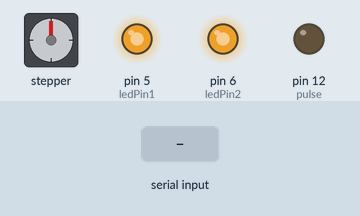
Recording of a sketch running on a simulated Arduino Uno, built with avr-gcc and run on an emulated ATmega328P. Parts: stepper motor, output pins drawn as LEDs (lit = HIGH). Wiring (inferred from the names in the program): stepper motor (200 steps per turn assumed): coils pin 3, pin 4, pin 7, pin 8. The inputs (shaded band) are chosen by the test bench. Pins used as bus, display or sensor lines are not drawn; what the sketch prints to the serial monitor is not drawn.

Above: at 1.2 s.
1.3 s: "90,45\n" received over Serial
At 3.3 s:
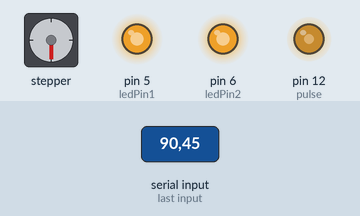
At 4.1 s:
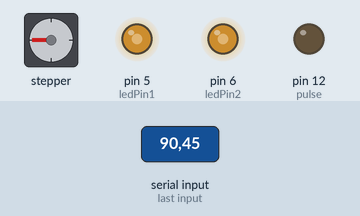
4.3 s: "30,150\n" received over Serial
At 5.5 s:
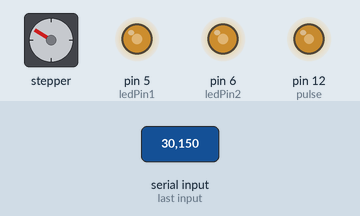
At 7.1 s:
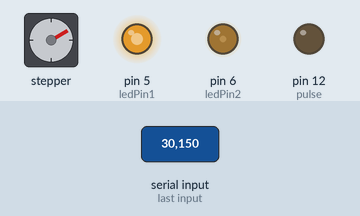
7.3 s: "200\n" received over Serial
10.3 s: "5\n" received over Serial
Timing chart, 0 to 10.6 s (numbered marks = the images above; inputs shaded):
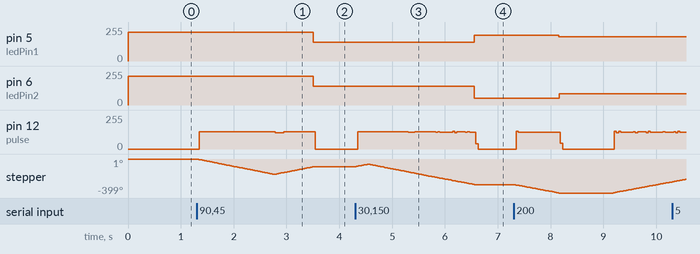

The sketch:

PWM_test.ino
```cpp
/*
This code tests out the A4954 driver
for use in driving bipolar stepper motors
*/


#include <math.h>

const float pi = 3.14159;
const int  half = 134;//128;

float new_angle = 0.0; //input angle
float current_angle = 0.0; //current angle
float diff_angle = 0.0;
int val1 = 0;
int val2 = 0;


int IN1 = 3;
int IN2 = 4;
int ledPin1 = 5;
int ledPin2 = 6;
int IN3 = 7;
int IN4 = 8;
int pulse = 12;


void setup() {
  Serial.begin(115200);

  pinMode(ledPin1, OUTPUT);
  pinMode(ledPin2, OUTPUT);
  pinMode(IN1, OUTPUT);
  pinMode(IN2, OUTPUT);
  pinMode(IN3, OUTPUT);
  pinMode(IN4, OUTPUT);
  pinMode(pulse, OUTPUT);
  analogWrite(ledPin1, 217);
  analogWrite(ledPin2, 217);

  digitalWrite(IN1, HIGH);
  digitalWrite(IN2, LOW);
  digitalWrite(IN3, HIGH);
  digitalWrite(IN4, LOW);

}


void loop() {
  Serial.println("Enter angle:");      //Prompt User for input

  while (Serial.available()==0)  {     //Wait for new angle
  }


  update_angle();

}


void update_angle()
{
  new_angle=Serial.parseFloat();
  diff_angle =(new_angle-current_angle);


  if (diff_angle > 0.05)  {
    while (diff_angle >= 0.05)  {
      current_angle +=0.1;

       digitalWrite(pulse, !digitalRead(pulse));

      val1 = 200*sin( (100*(current_angle*pi)/180) + (pi/4));
      analogWrite(ledPin1, abs(val1));

      if (val1 >= 0)  {
        digitalWrite(IN1, HIGH);
        digitalWrite(IN2,LOW);
      }
      else  {
        digitalWrite(IN1, LOW);
        digitalWrite(IN2, HIGH);
      }
      val2 = 200*sin( (100*(current_angle*pi)/180) + (3*pi/4));
      analogWrite(ledPin2, abs(val2));

      if (val2 >= 0)  {
        digitalWrite(IN3, HIGH);
        digitalWrite(IN4,LOW);
      }
      else  {
        digitalWrite(IN3, LOW);
        digitalWrite(IN4, HIGH);
      }


      //delay(1);
      Serial.print(current_angle);
      Serial.print(" , ");
      Serial.print(val1,DEC);
      Serial.print(" , ");
      Serial.println(val2,DEC);
      diff_angle =(new_angle-current_angle);
    }

  }
  else if (diff_angle <= -0.05) {
        while (diff_angle <= -0.05)  {
      current_angle -=0.1;

       digitalWrite(pulse, !digitalRead(pulse));

      val1 = 200*sin( (100*(current_angle*pi)/180) + (pi/4));
      analogWrite(ledPin1, abs(val1));

      if (val1 >= 0)  {
        digitalWrite(IN1, HIGH);
        digitalWrite(IN2,LOW);
      }
      else  {
        digitalWrite(IN1, LOW);
        digitalWrite(IN2, HIGH);
      }


      val2 = 200*sin( (100*(current_angle*pi)/180) + (3*pi/4));
      analogWrite(ledPin2, abs(val2));

      if (val2 >= 0)  {
        digitalWrite(IN3, HIGH);
        digitalWrite(IN4,LOW);
      }
      else  {
        digitalWrite(IN3, LOW);
        digitalWrite(IN4, HIGH);
      }

      //delay(1);
      Serial.print(current_angle);
      Serial.print(" , ");
      Serial.print(val1,DEC);
      Serial.print(" , ");
      Serial.println(val2,DEC);
      diff_angle =(new_angle-current_angle);
    }


  }

}
```

Measured:
- after the input at 1.3 s, pin 5 (ledPin1), pin 6 (ledPin2): 217/255 → 141/255 after 2.2 s; pin 12 (pulse): 0/255 → 129/255 after 0.05 s, → 122/255 1.4 s later, → 128/255 0.16 s later, → 0/255 0.60 s later; stepper: turns 180° counter-clockwise in 1.4 s, then 90° clockwise in 0.71 s
- after the input at 4.3 s, pin 5 (ledPin1): 141/255 → 193/255 after 2.3 s; pin 6 (ledPin2): 141/255 → 51/255 after 2.3 s
